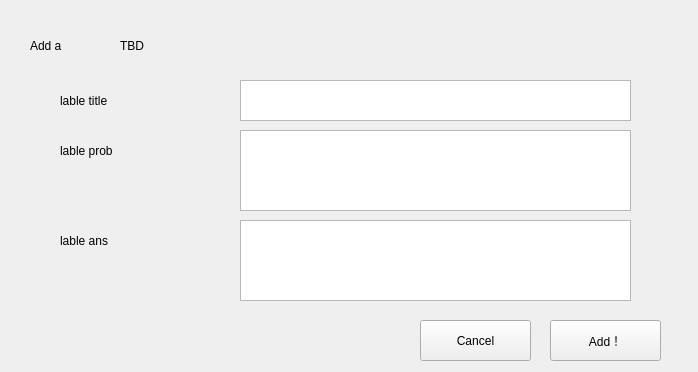
<?xml version="1.0" encoding="UTF-8"?>
<ui version="4.0">
 <class>addcardMain</class>
 <widget class="QMainWindow" name="addcardMain">
  <property name="geometry">
   <rect>
    <x>0</x>
    <y>0</y>
    <width>698</width>
    <height>372</height>
   </rect>
  </property>
  <property name="windowTitle">
   <string>MainWindow</string>
  </property>
  <widget class="QWidget" name="centralwidget">
   <widget class="QLabel" name="Lable_1">
    <property name="geometry">
     <rect>
      <x>30</x>
      <y>30</y>
      <width>81</width>
      <height>31</height>
     </rect>
    </property>
    <property name="styleSheet">
     <string notr="true">font: 75 24pt &quot;Times New Roman&quot;;</string>
    </property>
    <property name="text">
     <string>Add a </string>
    </property>
   </widget>
   <widget class="QLabel" name="Lable_type">
    <property name="geometry">
     <rect>
      <x>120</x>
      <y>30</y>
      <width>301</width>
      <height>31</height>
     </rect>
    </property>
    <property name="styleSheet">
     <string notr="true">font: 75 24pt &quot;Times New Roman&quot;;</string>
    </property>
    <property name="text">
     <string>TBD</string>
    </property>
   </widget>
   <widget class="QTextEdit" name="Input_title">
    <property name="geometry">
     <rect>
      <x>240</x>
      <y>80</y>
      <width>391</width>
      <height>41</height>
     </rect>
    </property>
    <property name="styleSheet">
     <string notr="true">font: 75 18pt &quot;Times New Roman&quot;;</string>
    </property>
   </widget>
   <widget class="QLabel" name="Lable_title">
    <property name="geometry">
     <rect>
      <x>60</x>
      <y>90</y>
      <width>171</width>
      <height>21</height>
     </rect>
    </property>
    <property name="styleSheet">
     <string notr="true">font: 75 18pt &quot;Times New Roman&quot;;</string>
    </property>
    <property name="text">
     <string>lable title</string>
    </property>
   </widget>
   <widget class="QTextEdit" name="Input_prob">
    <property name="geometry">
     <rect>
      <x>240</x>
      <y>130</y>
      <width>391</width>
      <height>81</height>
     </rect>
    </property>
    <property name="styleSheet">
     <string notr="true">font: 12pt &quot;Times New Roman&quot;;</string>
    </property>
   </widget>
   <widget class="QLabel" name="Lable_prob">
    <property name="geometry">
     <rect>
      <x>60</x>
      <y>140</y>
      <width>171</width>
      <height>21</height>
     </rect>
    </property>
    <property name="styleSheet">
     <string notr="true">font: 75 18pt &quot;Times New Roman&quot;;</string>
    </property>
    <property name="text">
     <string>lable prob</string>
    </property>
   </widget>
   <widget class="QLabel" name="Lable_ans">
    <property name="geometry">
     <rect>
      <x>60</x>
      <y>230</y>
      <width>171</width>
      <height>21</height>
     </rect>
    </property>
    <property name="styleSheet">
     <string notr="true">font: 75 18pt &quot;Times New Roman&quot;;</string>
    </property>
    <property name="text">
     <string>lable ans</string>
    </property>
   </widget>
   <widget class="QTextEdit" name="Input_ans">
    <property name="geometry">
     <rect>
      <x>240</x>
      <y>220</y>
      <width>391</width>
      <height>81</height>
     </rect>
    </property>
    <property name="styleSheet">
     <string notr="true">font: 12pt &quot;Times New Roman&quot;;</string>
    </property>
   </widget>
   <widget class="QPushButton" name="Butconfirm">
    <property name="geometry">
     <rect>
      <x>550</x>
      <y>320</y>
      <width>111</width>
      <height>41</height>
     </rect>
    </property>
    <property name="text">
     <string>Add！</string>
    </property>
   </widget>
   <widget class="QPushButton" name="Butcancel">
    <property name="geometry">
     <rect>
      <x>420</x>
      <y>320</y>
      <width>111</width>
      <height>41</height>
     </rect>
    </property>
    <property name="text">
     <string>Cancel</string>
    </property>
   </widget>
  </widget>
 </widget>
 <resources/>
 <connections/>
</ui>
